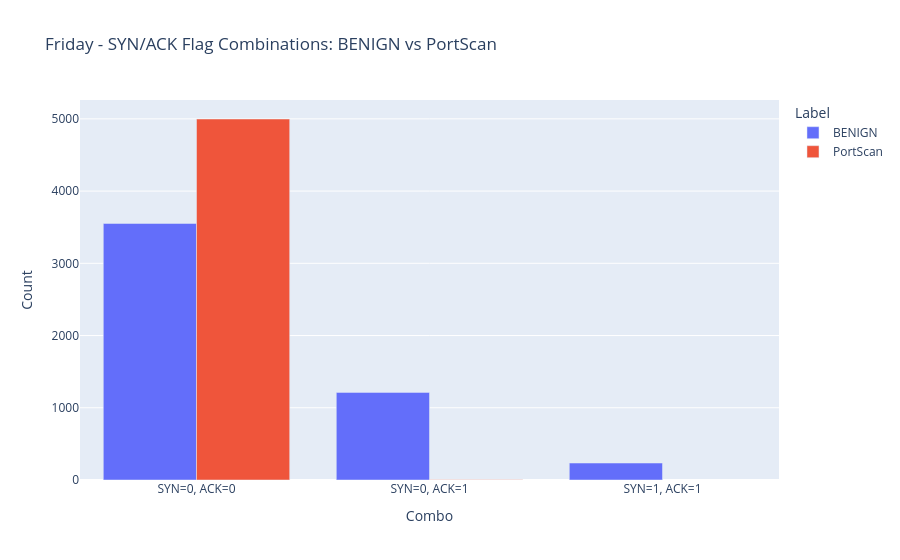

The notebook cell this image was saved under:
### Markdown cell above
PortScan (red/orange): almost entirely locked onto the bottom row, Total Fwd Packets = 1,
duration range of roughly 10 to 1,000 microseconds
spread across the entire chart

### Code cell
flag_summary = sample_balanced.groupby(['Label', 'SYN Flag Count', 'ACK Flag Count']).size().reset_index(name='Count')
flag_summary['Combo'] = 'SYN=' + flag_summary['SYN Flag Count'].astype(str) + ', ACK=' + flag_summary['ACK Flag Count'].astype(str)

fig = px.bar(flag_summary, x='Combo', y='Count', color='Label', barmode='group',
             title='Friday - SYN/ACK Flag Combinations: BENIGN vs PortScan')
fig.show()

### Figure 1 — Plotly figure (JSON) as saved in the notebook; plotly's stock layout.template omitted (floating-point values rounded to 4 significant figures)
{"data": [{"alignmentgroup": "True", "hovertemplate": "Label=BENIGN<br>Combo=%{x}<br>Count=%{y}<extra></extra>", "legendgroup": "BENIGN", "marker": {"color": "#636efa", "pattern": {"shape": ""}}, "name": "BENIGN", "offsetgroup": "BENIGN", "orientation": "v", "showlegend": true, "textposition": "auto", "type": "bar", "x": ["SYN=0, ACK=0", "SYN=0, ACK=1", "SYN=1, ACK=1"], "xaxis": "x", "y": [3552, 1213, 235], "yaxis": "y"}, {"alignmentgroup": "True", "hovertemplate": "Label=PortScan<br>Combo=%{x}<br>Count=%{y}<extra></extra>", "legendgroup": "PortScan", "marker": {"color": "#EF553B", "pattern": {"shape": ""}}, "name": "PortScan", "offsetgroup": "PortScan", "orientation": "v", "showlegend": true, "textposition": "auto", "type": "bar", "x": ["SYN=0, ACK=0", "SYN=0, ACK=1"], "xaxis": "x", "y": [4998, 2], "yaxis": "y"}], "layout": {"barmode": "group", "legend": {"title": {"text": "Label"}, "tracegroupgap": 0}, "title": {"text": "Friday - SYN/ACK Flag Combinations: BENIGN vs PortScan"}, "xaxis": {"anchor": "y", "domain": [0, 1], "title": {"text": "Combo"}}, "yaxis": {"anchor": "x", "domain": [0, 1], "title": {"text": "Count"}}}}
